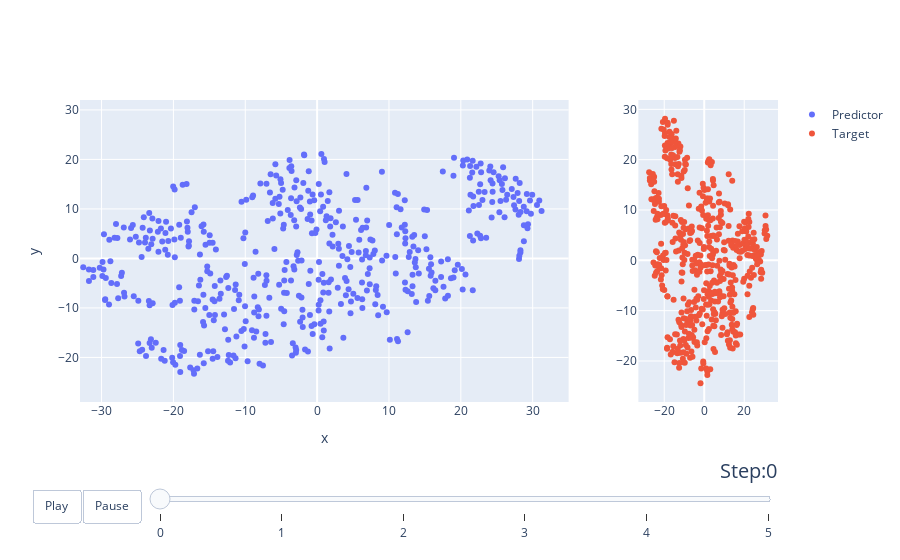

Notebook source saved alongside this figure:
### Code cell
ds = agent.build_dataset(target_size=5, visualize=True)

### Figure 1 — Plotly figure (JSON) as saved in the notebook; plotly's stock layout.template omitted (floating-point values rounded to 4 significant figures; data arrays with more than 128 entries replaced by an {"elided": "..."} marker saying what was removed)
{"data": [{"mode": "markers", "name": "Predictor", "type": "scatter", "x": {"elided": "500 float values"}, "y": {"elided": "500 float values"}}, {"mode": "markers", "name": "Target", "type": "scatter", "x": {"elided": "500 float values"}, "xaxis": "x2", "y": {"elided": "500 float values"}, "yaxis": "y2"}], "layout": {"hovermode": "closest", "sliders": [{"active": 0, "currentvalue": {"font": {"size": 20}, "prefix": "Step:", "visible": true, "xanchor": "right"}, "len": 0.9, "pad": {"b": 10, "t": 50}, "steps": [{"args": [[0], {"frame": {"duration": 300, "redraw": false}, "mode": "immediate", "transition": {"duration": 300}}], "label": "0", "method": "animate"}, {"args": [[1], {"frame": {"duration": 300, "redraw": false}, "mode": "immediate", "transition": {"duration": 300}}], "label": "1", "method": "animate"}, {"args": [[2], {"frame": {"duration": 300, "redraw": false}, "mode": "immediate", "transition": {"duration": 300}}], "label": "2", "method": "animate"}, {"args": [[3], {"frame": {"duration": 300, "redraw": false}, "mode": "immediate", "transition": {"duration": 300}}], "label": "3", "method": "animate"}, {"args": [[4], {"frame": {"duration": 300, "redraw": false}, "mode": "immediate", "transition": {"duration": 300}}], "label": "4", "method": "animate"}, {"args": [[5], {"frame": {"duration": 300, "redraw": false}, "mode": "immediate", "transition": {"duration": 300}}], "label": "5", "method": "animate"}], "transition": {"duration": 300, "easing": "cubic-in-out"}, "x": 0.1, "xanchor": "left", "y": 0, "yanchor": "top"}], "updatemenus": [{"buttons": [{"args": [null, {"frame": {"duration": 500, "redraw": false}, "fromcurrent": true, "transition": {"duration": 300, "easing": "quadratic-in-out"}}], "label": "Play", "method": "animate"}, {"args": [[null], {"frame": {"duration": 0, "redraw": false}, "mode": "immediate", "transition": {"duration": 0}}], "label": "Pause", "method": "animate"}], "direction": "left", "pad": {"r": 10, "t": 87}, "showactive": false, "type": "buttons", "x": 0.1, "xanchor": "right", "y": 0, "yanchor": "top"}], "xaxis": {"domain": [0, 0.7], "range": [-33, 35], "title": {"text": "x"}, "type": "linear"}, "xaxis2": {"autorange": true, "domain": [0.8, 1], "range": [-33.8, 37.77], "type": "linear"}, "yaxis": {"range": [-29, 32], "title": {"text": "y"}, "type": "linear"}, "yaxis2": {"anchor": "x2", "autorange": true, "range": [-28.65, 32.36], "type": "linear"}}}
